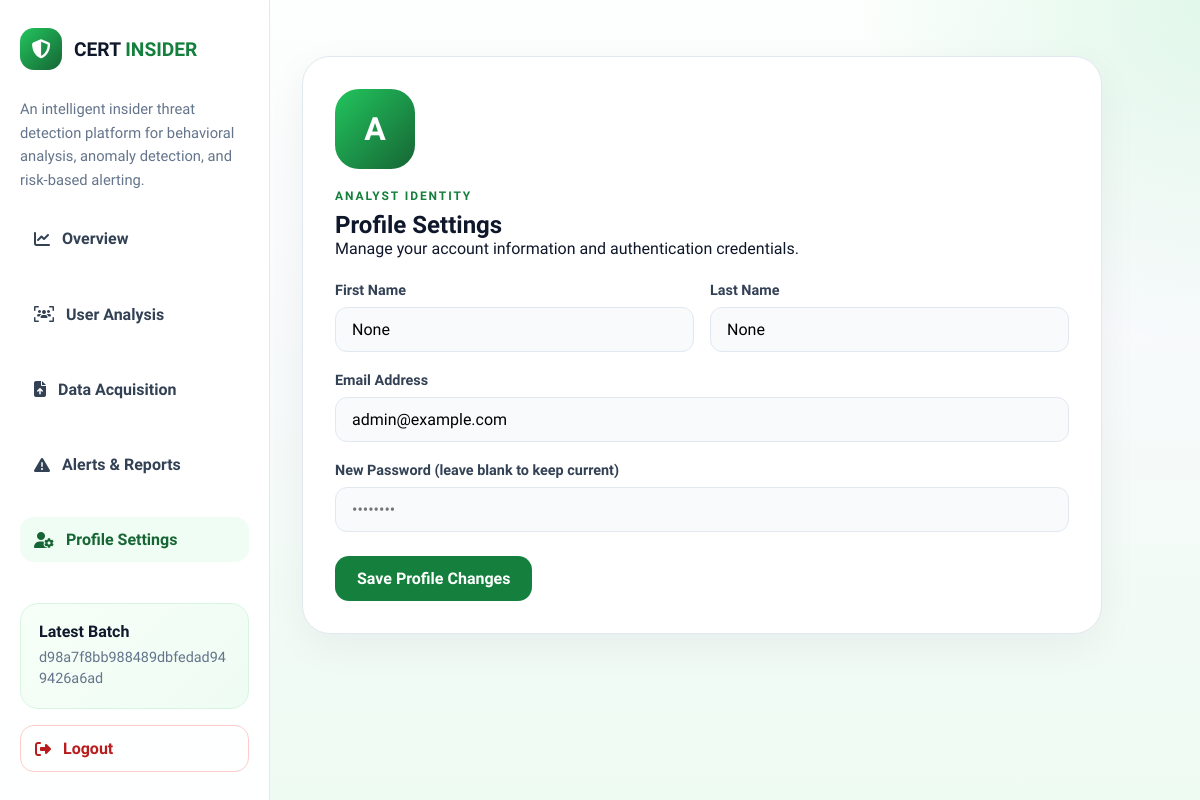
The page /profile (signed in) on the database as committed earlier.
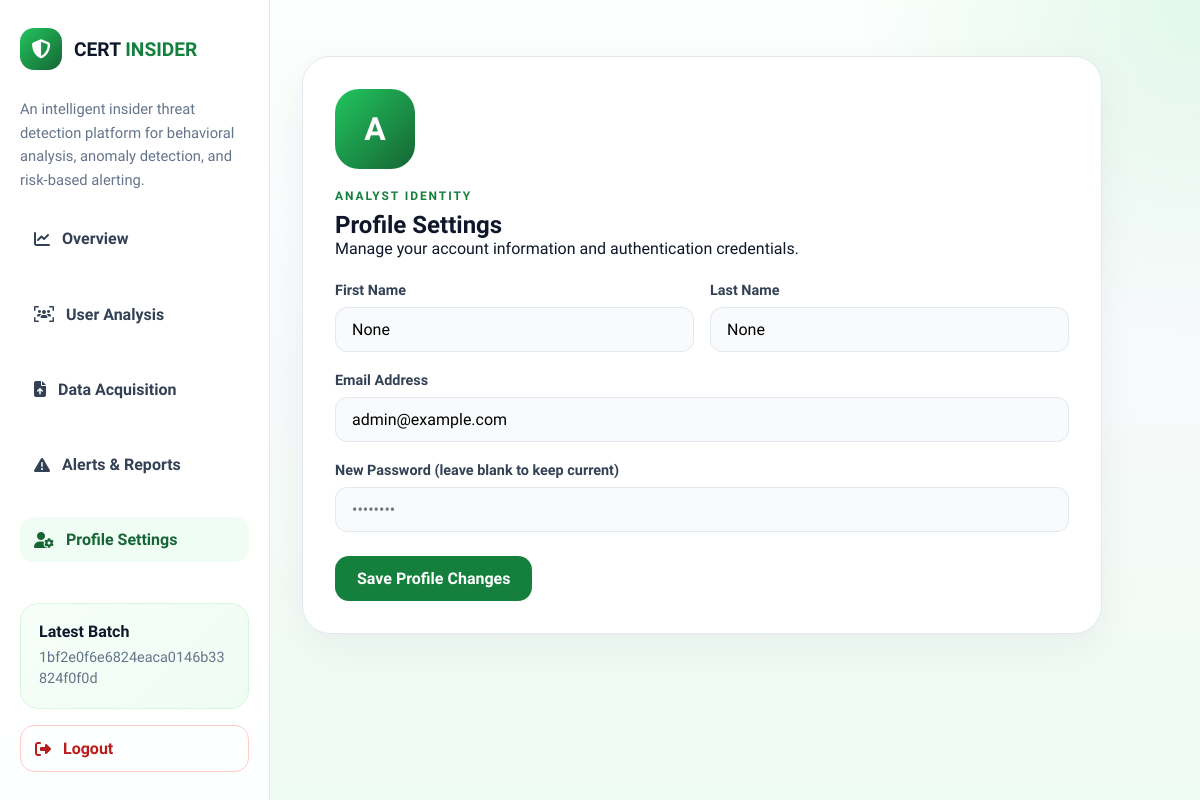
The same page on the database as committed later.
### models/log.py (models this page shows, shortened)
class Log(db.Model):
    __tablename__ = "logs"
    id = db.Column(db.Integer, primary_key=True)
    batch_id = db.Column(db.String(64), nullable=False, index=True)
    user_id = db.Column(db.Integer, db.ForeignKey("users.id"), nullable=False, index=True)
    event_timestamp = db.Column(db.DateTime, nullable=True, index=True)
    login_frequency = db.Column(db.Float, nullable=False, default=0.0)
    after_hours_activity = db.Column(db.Float, nullable=False, default=0.0)
    night_login_count = db.Column(db.Float, nullable=False, default=0.0)
    file_access_count = db.Column(db.Float, nullable=False, default=0.0)
    email_activity_count = db.Column(db.Float, nullable=False, default=0.0)
    usb_usage_count = db.Column(db.Float, nullable=False, default=0.0)
    anomaly_flag = db.Column(db.Boolean, nullable=False, default=False)
    threat_level = db.Column(db.String(20), nullable=False, default="low")
    source_filename = db.Column(db.String(255), nullable=True)
    raw_record = db.Column(db.JSON, nullable=False)
    created_at = db.Column(db.DateTime, nullable=False, server_default=func.now())
    user = db.relationship("User", back_populates="logs")
    risk_score = db.relationship("RiskScore", back_populates="log", uselist=False, cascade="all, delete-orphan")
    alerts = db.relationship("Alert", back_populates="log", lazy=True, cascade="all, delete-orphan")

### models/user.py (models this page shows, shortened)
class User(db.Model):
    __tablename__ = "users"
    id = db.Column(db.Integer, primary_key=True)
    username = db.Column(db.String(80), unique=True, nullable=False, index=True)
    email = db.Column(db.String(120), unique=True, nullable=False, index=True)
    password_hash = db.Column(db.String(255), nullable=False)
    first_name = db.Column(db.String(100), nullable=True)
    last_name = db.Column(db.String(100), nullable=True)
    role = db.Column(db.String(50), nullable=False, default="analyst")
    created_at = db.Column(db.DateTime, nullable=False, server_default=func.now())
    otp_hash = db.Column(db.String(255), nullable=True)
    otp_expiry = db.Column(db.DateTime, nullable=True)
    logs = db.relationship("Log", back_populates="user", lazy=True)
    @property
    def fname(self):
        if self.first_name:
            return self.first_name.capitalize()
        parts = self.username.replace("_", ".").split(".")
        return parts[0].capitalize() if parts and parts[0] else "User"
    @property
    def lname(self):
        if self.last_name:
            return self.last_name.capitalize()
        parts = self.username.replace("_", ".").split(".")
        return parts[1].capitalize() if len(parts) > 1 and parts[1] else ""

### app.py (the view, shortened to what this page needs)
    @app.route("/profile", methods=["GET", "POST"])
    @_login_required
    def profile():
        user = _current_user()
        return render_template("profile.html", user=user)

### app.py (called while the page is built)
def _current_user():
    user_id = session.get("user_id")
    if not user_id:
        return None
    return db.session.get(User, user_id)

def _login_required(view):
    @wraps(view)
    def wrapped_view(*args, **kwargs):
        if _current_user() is None:
            flash("Please sign in to continue.", "error")
            return redirect(url_for("login_page"))
        return view(*args, **kwargs)
    return wrapped_view

def _latest_batch_logs():
    latest_log = Log.query.order_by(Log.created_at.desc(), Log.id.desc()).first()
    if latest_log is None:
        return None, []
    batch_logs = (
        Log.query.filter_by(batch_id=latest_log.batch_id)
        .order_by(Log.id.asc())
        .all()
    )
    return latest_log.batch_id, batch_logs

### templates/profile.html (shortened to what this page needs)
{% extends "base.html" %}
{% block content %}
    <div class="profile-card">
        <div class="avatar-large">{{ user.fname[:1] }}{{ user.lname[:1] }}</div>
        <div class="eyebrow">Analyst Identity</div>
        <h2>Profile Settings</h2>
        <p>Manage your account information and authentication credentials.</p>
        <form method="POST">
            <div class="form-section">
                <div class="form-row">
                    <div class="form-group">
                        <label>First Name</label>
                        <input type="text" name="first_name" value="{{ user.first_name }}">
                    </div>
                    <div class="form-group">
                        <label>Last Name</label>
                        <input type="text" name="last_name" value="{{ user.last_name }}">
                    </div>
                </div>
                <div class="form-group">
                    <label>Email Address</label>
                    <input type="email" name="email" value="{{ user.email }}">
                </div>
                <div class="form-group">
                    <label>New Password (leave blank to keep current)</label>
                    <input type="password" name="new_password" placeholder="••••••••">
                </div>
            </div>
            <button type="submit" class="btn btn-primary">Save Profile Changes</button>
        </form>
    </div>
{% endblock %}

### templates/base.html (shortened to what this page needs)
<!DOCTYPE html>
<html lang="en">
<head>
    <link rel="stylesheet" href="https://cdnjs.cloudflare.com/ajax/libs/font-awesome/6.4.0/css/all.min.css">
</head>
<body>
    {% set active_page = request.endpoint %}
    <aside class="sidebar">
        <a href="{{ url_for('dashboard') }}" class="logo">
            <i class="fas fa-shield-halved"></i>
            <div>CERT <span>INSIDER</span></div>
        </a>
        <p class="sidebar-copy">An intelligent insider threat detection platform for behavioral analysis, anomaly detection, and risk-based alerting.</p>
        <ul class="nav-menu">
            <li><a href="{{ url_for('dashboard') }}" class="nav-link {{ 'active' if active_page == 'dashboard' else '' }}"><i class="fas fa-chart-line"></i> Overview</a></li>
            <li><a href="{{ url_for('detect_view') }}" class="nav-link {{ 'active' if active_page in ['detect_view', 'predict'] else '' }}"><i class="fas fa-users-viewfinder"></i> User Analysis</a></li>
            <li><a href="{{ url_for('upload') }}" class="nav-link {{ 'active' if active_page == 'upload' else '' }}"><i class="fas fa-file-arrow-up"></i> Data Acquisition</a></li>
            <li><a href="{{ url_for('results') }}" class="nav-link {{ 'active' if active_page == 'results' else '' }}"><i class="fas fa-triangle-exclamation"></i> Alerts & Reports</a></li>
            <li><a href="{{ url_for('profile') }}" class="nav-link {{ 'active' if active_page == 'profile' else '' }}"><i class="fas fa-user-gear"></i> Profile Settings</a></li>
        </ul>
        <div class="sidebar-summary">
            <strong>Latest Batch</strong>
            <p>{% if latest_batch_id %}{{ latest_batch_id }}{% else %}No dataset processed yet{% endif %}</p>
        </div>
        <a href="{{ url_for('logout') }}" class="nav-link logout-btn">
            <i class="fas fa-right-from-bracket"></i> Logout
        </a>
    </aside>
    <main class="main-content">
        {% block content %}{% endblock %}
    </main>
</body>
</html>

Rows that differ between the two databases and show on the page:
no longer on this page (row unchanged): Log: batch "d98a7f8bb988489dbfedad949426a6ad"
added Log: batch "1bf2e0f6e6824eaca0146b33824f0f0d"
